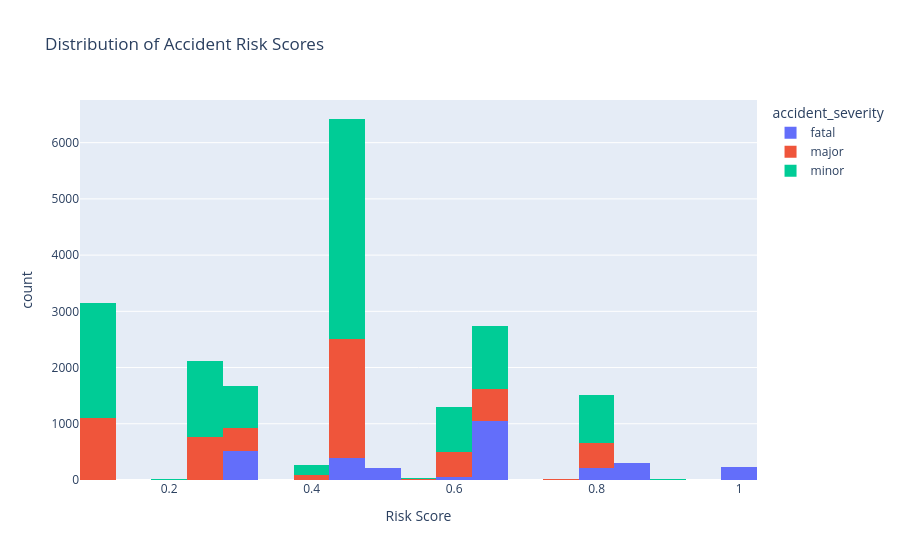

The notebook cell saved with this chart:
### Code cell
# 3. Histogram: risk score distribution
fig = px.histogram(df, x='risk_score', nbins=20, color='accident_severity', title='Distribution of Accident Risk Scores', labels={'risk_score':'Risk Score','count':'Number of Accidents'})
fig.show()

### Figure 1 — Plotly figure (JSON) as saved in the notebook; plotly's stock layout.template omitted (floating-point values rounded to 4 significant figures; data arrays with more than 128 entries replaced by an {"elided": "..."} marker saying what was removed)
{"data": [{"bingroup": "x", "hovertemplate": "accident_severity=fatal<br>Risk Score=%{x}<br>count=%{y}<extra></extra>", "legendgroup": "fatal", "marker": {"color": "#636efa", "pattern": {"shape": ""}}, "name": "fatal", "nbinsx": 20, "orientation": "v", "showlegend": true, "type": "histogram", "x": {"elided": "2987 float values"}, "xaxis": "x", "yaxis": "y"}, {"bingroup": "x", "hovertemplate": "accident_severity=major<br>Risk Score=%{x}<br>count=%{y}<extra></extra>", "legendgroup": "major", "marker": {"color": "#EF553B", "pattern": {"shape": ""}}, "name": "major", "nbinsx": 20, "orientation": "v", "showlegend": true, "type": "histogram", "x": {"elided": "5988 float values"}, "xaxis": "x", "yaxis": "y"}, {"bingroup": "x", "hovertemplate": "accident_severity=minor<br>Risk Score=%{x}<br>count=%{y}<extra></extra>", "legendgroup": "minor", "marker": {"color": "#00cc96", "pattern": {"shape": ""}}, "name": "minor", "nbinsx": 20, "orientation": "v", "showlegend": true, "type": "histogram", "x": {"elided": "11025 float values"}, "xaxis": "x", "yaxis": "y"}], "layout": {"barmode": "relative", "legend": {"title": {"text": "accident_severity"}, "tracegroupgap": 0}, "title": {"text": "Distribution of Accident Risk Scores"}, "xaxis": {"anchor": "y", "domain": [0, 1], "title": {"text": "Risk Score"}}, "yaxis": {"anchor": "x", "domain": [0, 1], "title": {"text": "count"}}}}
